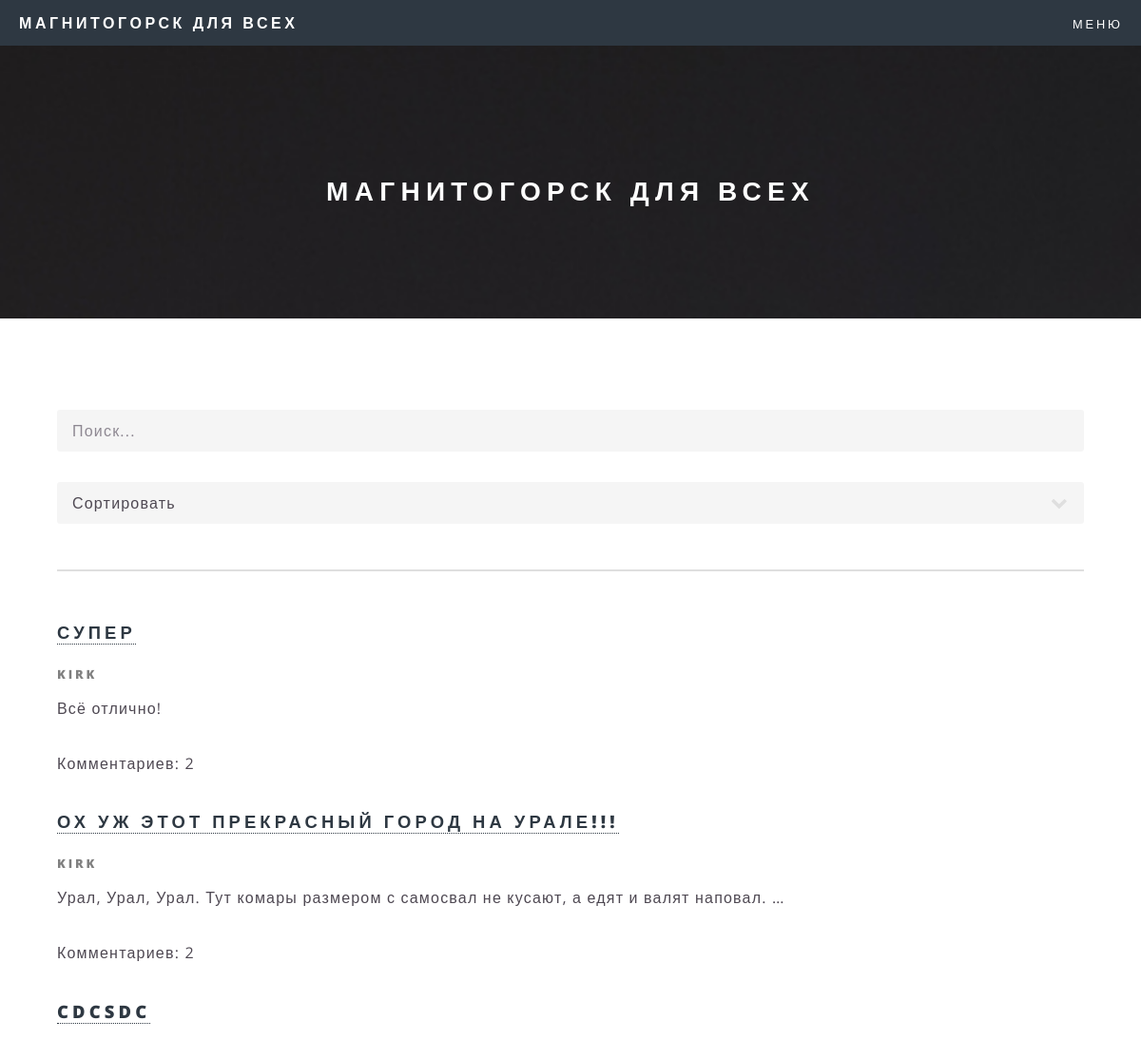
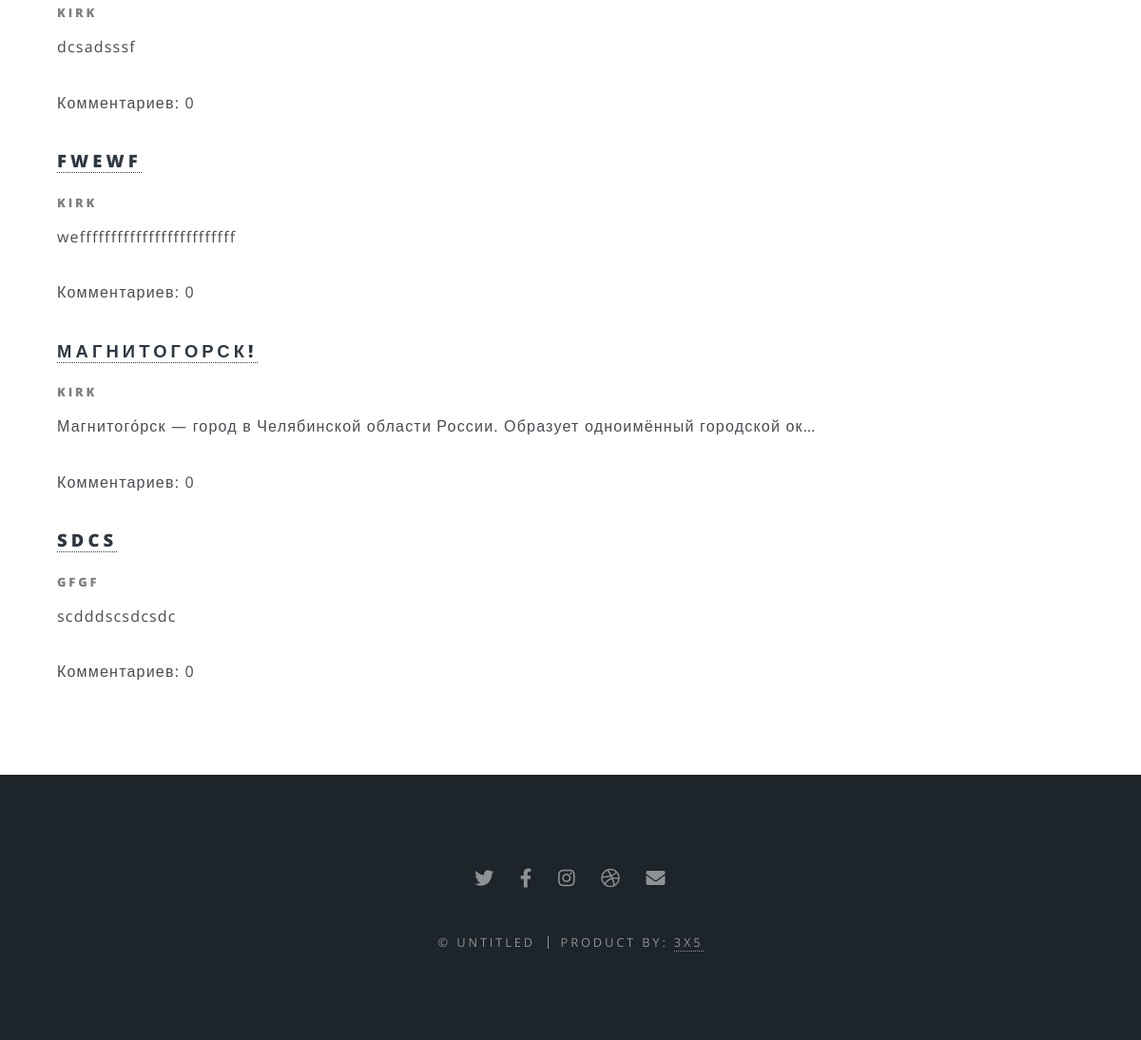
The app's page /main/sort/ (signed in) with its own data (2 pictures, top to bottom).
### posts/models.py (models this page shows, shortened)
class Post(models.Model):
    title = models.CharField("Заголовок", max_length=150)
    text = models.TextField("Предложение")
    url = models.SlugField(max_length=160, unique=True, default=1)
    user = models.ForeignKey(User, on_delete=models.CASCADE, null=True, blank=True)
    class Meta:
        verbose_name="Пост"
        verbose_name_plural = "Посты"

### posts/views.py (the view)
# urls.py: path("main/sort/", views.sort, name= "posts_sort"),
def sort(request):
    posts=Post.objects.all().annotate(cnt=Count('comments')).order_by('-cnt')
    return render(request, 'posts/posts.html', {'object_list': posts},)

### templates/posts/posts.html (shortened to what this page needs)
{% extends 'posts/base.html' %}
                    {% block post %}
                    <section style="display: block">
                    <form action="{% url 'posts_search' %}" method="get">
                    <input name="q" type="text" placeholder="Поиск...">
                    </form>
                    <select onchange="if (this.value) window.location.href = this.value">
                        <option value="">Сортировать</option>
                    </select>
                    <hr>
                            {% for post in object_list%}
                            <h3>
                            {% if user.is_authenticated %}
                                <a href="{% url 'view_post' post.url %}" class="editContent" >{{post.title}}</a>
                            {% else %}
                                <a class="editContent" >{{post.title}}</a>
                            {% endif %}
                            </h3>
                            <h5 style="color:grey">{{post.user}}</h5>
							<p>{{post.text | truncatechars:85 }}</p>
                            <p>Комментариев: {{ post.comments_set.count }}</p>
                            {% endfor %}
                </section>
{% endblock post %}

### static/assets/css/main.css (style rules this page uses)
html, body, div, span, applet, object, iframe, h1, h2, h3, h4, h5, h6, p, blockquote, pre, a, abbr, acronym, address, big, cite, code, del, dfn, em, img, ins, kbd, q, s, samp, small, strike, strong, sub, sup, tt, var, b, u, i, center, dl, dt, dd, ol, ul, li, fieldset, form, label, legend, table, caption, tbody, tfoot, thead, tr, th, td, article, aside, canvas, details, embed, figure, figcaption, footer, header, hgroup, menu, nav, output, ruby, section, summary, time, mark, audio, video { margin: 0; padding: 0; border: 0; font-size: 100%; font: inherit; vertical-align: baseline; }
article, aside, details, figcaption, figure, footer, header, hgroup, menu, nav, section { display: block; }
body { line-height: 1; }
body { -webkit-text-size-adjust: none; }
input, select, textarea { -moz-appearance: none; -webkit-appearance: none; -ms-appearance: none; appearance: none; }
html { box-sizing: border-box; }
*, *:before, *:after { box-sizing: inherit; }
body { background: #2e3842; }
body, input, select, textarea { color: #fff; font-family: "Open Sans", Helvetica, sans-serif; font-size: 15pt; font-weight: 400; letter-spacing: 0.075em; line-height: 1.65em; }
@media screen and (max-width: 1680px) { body, input, select, textarea { font-size: 13pt; } }
@media screen and (max-width: 1280px) { body, input, select, textarea { font-size: 12pt; } }
a { -moz-transition: color 0.2s ease, border-bottom-color 0.2s ease; -webkit-transition: color 0.2s ease, border-bottom-color 0.2s ease; -ms-transition: color 0.2s ease, border-bottom-color 0.2s ease; transition: color 0.2s ease, border-bottom-color 0.2s ease; border-bottom: dotted 1px; color: inherit; text-decoration: none; }
p { margin: 0 0 2em 0; }
h1, h2, h3, h4, h5, h6 { color: #fff; font-weight: 800; letter-spacing: 0.225em; line-height: 1em; margin: 0 0 1em 0; text-transform: uppercase; }
h1 a, h2 a, h3 a, h4 a, h5 a, h6 a { color: inherit; text-decoration: none; }
h3 { font-size: 1.15em; line-height: 1.75em; }
h5 { font-size: 0.8em; line-height: 1.5em; }
hr { border: 0; border-bottom: solid 2px #fff; margin: 3em 0; }
form { margin: 0 0 2em 0; }
input[type="text"], input[type="password"], input[type="email"], select, textarea { -moz-appearance: none; -webkit-appearance: none; -ms-appearance: none; appearance: none; background-color: rgba(144, 144, 144, 0.25); border-radius: 3px; border: none; color: inherit; display: block; outline: 0; padding: 0 1em; text-decoration: none; width: 100%; }
select { background-size: 1.25em; background-repeat: no-repeat; background-position: calc(100% - 1em) center; height: 2.75em; padding-right: 2.75em; text-overflow: ellipsis; }
input[type="text"], input[type="password"], input[type="email"], select { height: 2.75em; }
.wrapper.style5 h2, .wrapper.style5 h3, .wrapper.style5 h4, .wrapper.style5 h5, .wrapper.style5 h6 { color: #2E3842; }
.wrapper.style5 hr { border-color: #dfdfdf; }
.wrapper.style5 input[type="text"], .wrapper.style5 input[type="password"], .wrapper.style5 input[type="email"], .wrapper.style5 select, .wrapper.style5 textarea { background-color: rgba(0, 0, 0, 0.0375); }
.wrapper.style5 select option { color: #2E3842; background: #ffffff; }

### records on screen
Post: title "СУПЕР", user "KIRK", text "Всё отлично!", comments_set.count "2"
Post: title "ОХ УЖ ЭТОТ ПРЕКРАСНЫЙ ГОРОД НА УРАЛЕ!!!", user "KIRK", text "Урал, Урал, Урал. Тут комары размером с самосвал не кусают, а едят и валят наповал. …", comments_set.count "2"
Post: title "CDCSDC", user "KIRK", text "dcsadsssf", comments_set.count "0"
Post: title "FWEWF", user "KIRK", text "wefffffffffffffffffffffffff", comments_set.count "0"
Post: title "МАГНИТОГОРСК!", user "KIRK", text "Магнитого́рск — город в Челябинской области России. Образует одноимённый городской ок…", comments_set.count "0"
Post: title "SDCS", user "GFGF", text "scdddscsdcsdc", comments_set.count "0"
